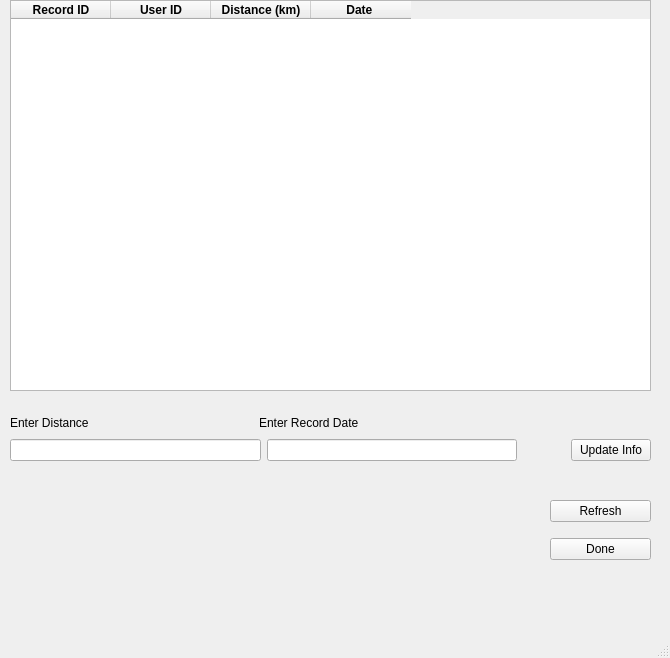
<?xml version="1.0" encoding="UTF-8"?>
<ui version="4.0">
 <class>MainWindow</class>
 <widget class="QMainWindow" name="MainWindow">
  <property name="geometry">
   <rect>
    <x>0</x>
    <y>0</y>
    <width>670</width>
    <height>658</height>
   </rect>
  </property>
  <property name="windowTitle">
   <string>MainWindow</string>
  </property>
  <widget class="QWidget" name="centralwidget">
   <widget class="QTableWidget" name="tableRecords">
    <property name="geometry">
     <rect>
      <x>10</x>
      <y>0</y>
      <width>641</width>
      <height>391</height>
     </rect>
    </property>
    <property name="maximumSize">
     <size>
      <width>641</width>
      <height>391</height>
     </size>
    </property>
    <property name="columnCount">
     <number>4</number>
    </property>
    <column>
     <property name="text">
      <string>Record ID</string>
     </property>
     <property name="font">
      <font>
       <weight>75</weight>
       <bold>true</bold>
      </font>
     </property>
     <property name="textAlignment">
      <set>AlignCenter</set>
     </property>
    </column>
    <column>
     <property name="text">
      <string>User ID</string>
     </property>
     <property name="font">
      <font>
       <weight>75</weight>
       <bold>true</bold>
      </font>
     </property>
     <property name="textAlignment">
      <set>AlignCenter</set>
     </property>
    </column>
    <column>
     <property name="text">
      <string>Distance (km)</string>
     </property>
     <property name="font">
      <font>
       <weight>75</weight>
       <bold>true</bold>
      </font>
     </property>
     <property name="textAlignment">
      <set>AlignCenter</set>
     </property>
    </column>
    <column>
     <property name="text">
      <string>Date </string>
     </property>
     <property name="font">
      <font>
       <weight>75</weight>
       <bold>true</bold>
      </font>
     </property>
     <property name="textAlignment">
      <set>AlignCenter</set>
     </property>
    </column>
   </widget>
   <widget class="QWidget" name="verticalLayoutWidget">
    <property name="geometry">
     <rect>
      <x>550</x>
      <y>490</y>
      <width>101</width>
      <height>80</height>
     </rect>
    </property>
    <layout class="QVBoxLayout" name="verticalLayout">
     <item>
      <widget class="QPushButton" name="btnRefreshv">
       <property name="text">
        <string>Refresh</string>
       </property>
      </widget>
     </item>
     <item>
      <widget class="QPushButton" name="btnDone">
       <property name="text">
        <string>Done</string>
       </property>
      </widget>
     </item>
    </layout>
   </widget>
   <widget class="QWidget" name="layoutWidget_2">
    <property name="geometry">
     <rect>
      <x>10</x>
      <y>410</y>
      <width>491</width>
      <height>26</height>
     </rect>
    </property>
    <layout class="QHBoxLayout" name="horizontalLayout_2">
     <item>
      <widget class="QLabel" name="label_2">
       <property name="text">
        <string>Enter Distance</string>
       </property>
      </widget>
     </item>
     <item>
      <widget class="QLabel" name="label">
       <property name="text">
        <string>Enter Record Date</string>
       </property>
      </widget>
     </item>
    </layout>
   </widget>
   <widget class="QWidget" name="layoutWidget">
    <property name="geometry">
     <rect>
      <x>10</x>
      <y>430</y>
      <width>641</width>
      <height>41</height>
     </rect>
    </property>
    <layout class="QHBoxLayout" name="horizontalLayout">
     <item>
      <widget class="QLineEdit" name="DistanceTextbox"/>
     </item>
     <item>
      <widget class="QLineEdit" name="DateTextbox"/>
     </item>
     <item>
      <spacer name="horizontalSpacer">
       <property name="orientation">
        <enum>Qt::Horizontal</enum>
       </property>
       <property name="sizeType">
        <enum>QSizePolicy::Preferred</enum>
       </property>
       <property name="sizeHint" stdset="0">
        <size>
         <width>48</width>
         <height>36</height>
        </size>
       </property>
      </spacer>
     </item>
     <item>
      <widget class="QPushButton" name="btnUpdateInfo">
       <property name="text">
        <string>Update Info</string>
       </property>
      </widget>
     </item>
    </layout>
   </widget>
  </widget>
  <widget class="QMenuBar" name="menubar">
   <property name="geometry">
    <rect>
     <x>0</x>
     <y>0</y>
     <width>670</width>
     <height>26</height>
    </rect>
   </property>
  </widget>
  <widget class="QStatusBar" name="statusbar"/>
 </widget>
 <resources/>
 <connections/>
</ui>
